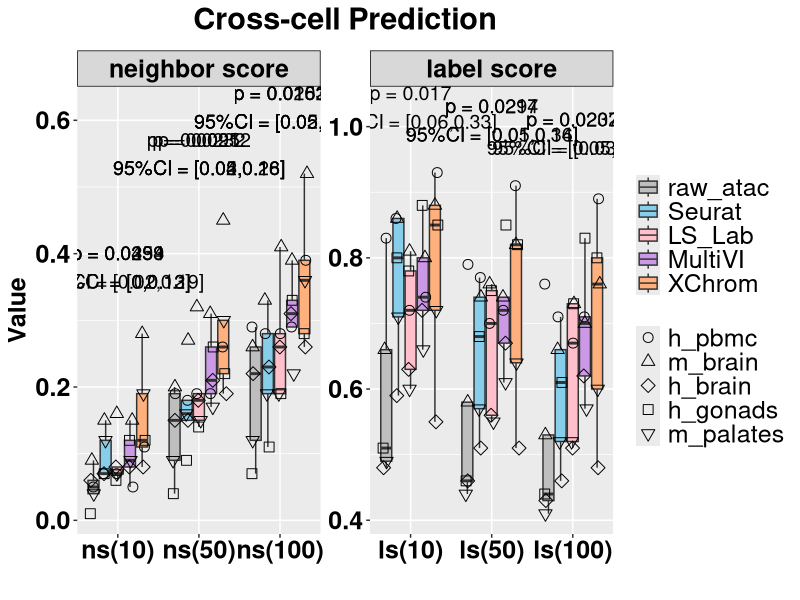
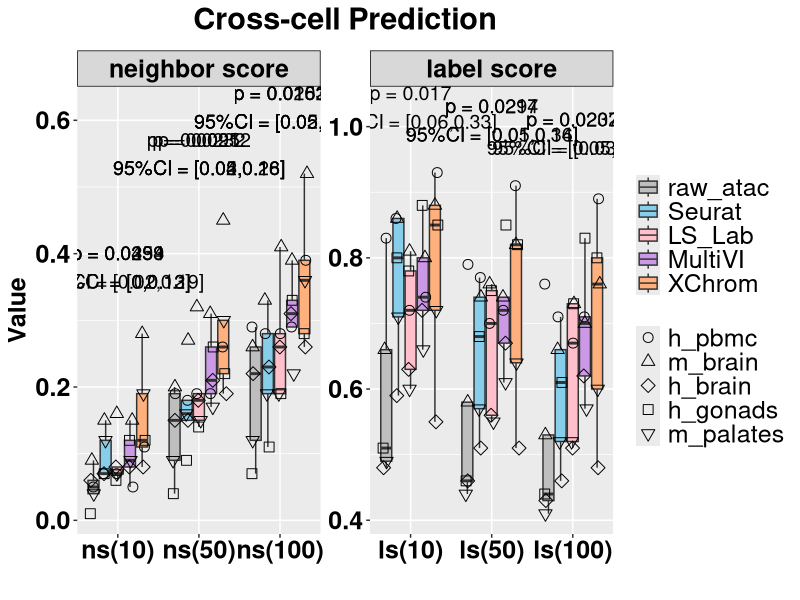

These charts were generated, in order, by the following R code:
library(ggplot2)
library(readr)
library(dplyr)
library(tidyr)
df <- read_csv('intra_method_nsls100.csv')

# Convert Metric & Method & Dataset to factor and specify the order
df$Metric <- factor(df$Metric, levels = c("ns(10)", "ns(50)", "ns(100)", 
                                          "ls(10)", "ls(50)", "ls(100)"))
df$Method <- factor(df$Method, levels = c('raw_atac',"Seurat", "LS_Lab", "MultiVI", "XChrom"))
df$Dataset<-factor(df$Dataset, levels = c("h_pbmc","m_brain","h_brain",'h_gonads','m_palates'))

######################################
# Add 2 new column to group NS(k=10,50,100) and LS(k=10,50,100),respectively
df <- df %>%
  mutate(MetricType = ifelse(grepl("ns", Metric), "neighbor score", "label score"))%>%
  mutate(MetricType = factor(MetricType, levels = c("neighbor score", "label score")))

# Count each facet type
metric_counts <- df %>%
  group_by(MetricType) %>%
  summarise(count = n(), .groups = "drop")

#################################### facet ######################################
y_pos <- df %>% 
  group_by(Metric) %>% 
  summarise(max_val = max(Value))

# Obtain all the methods that need to be compared (excluding XChrom itself)
other_methods <- unique(df$Method[df$Method != "XChrom"])

# Extract the data of XChrom as the benchmark
xchrom_data <- df %>% 
  filter(Method == "XChrom") %>% 
  select(Dataset, Metric, MetricType, Value_XChrom = Value)

# Generate comparative data
comparison_data <- df %>%
  filter(Method != "XChrom") %>% 
  inner_join(xchrom_data, by = c("Dataset", "Metric", "MetricType")) %>%
  mutate(diff = Value_XChrom - Value)

# Calculate statistical results
annotation_df <- comparison_data %>%
  group_by(Metric, Method) %>%  # Group by Metric & Method
  summarise(
    mean_diff = mean(diff, na.rm = TRUE),
    se_diff = sd(diff, na.rm = TRUE) / sqrt(n()),
    lower_ci = mean_diff - qt(0.975, df = n()-1) * se_diff,
    upper_ci = mean_diff + qt(0.975, df = n()-1) * se_diff,
    p_value = t.test(Value_XChrom, Value, paired = TRUE)$p.value,
    .groups = "drop"
  ) %>%
  mutate(
    p_value_label = ifelse(p_value < 0.05,
                           paste0("p = ", signif(p_value, digits = 3)),
                           NA_character_)
  ) %>%
  # Merge the MetricType and Y-axis position information
  left_join(distinct(df, Metric, MetricType), by = "Metric") %>% 
  left_join(
    df %>% group_by(Metric) %>% summarise(max_val = max(Value)),
    by = "Metric"
  ) %>% 
  mutate(y_position = ifelse(p_value < 0.05, max_val + 0.1, NA_real_))


ggplot(df, aes(x = Metric, y = Value,)) +
  geom_boxplot(aes(group = interaction(Metric, Method), fill = Method), 
               alpha = 1, outlier.shape = NA) + 
  geom_jitter(
    aes(group = interaction(Metric, Method), shape = Dataset),
    position = position_jitterdodge(
      jitter.width = 0.2,  
      dodge.width = 0.8    
    ),size = 3,alpha = 1,color = "black",#stroke = 0.5
  )+
  scale_fill_manual(values = c('raw_atac' = 'grey', "Seurat" = "skyblue", 'LS_Lab' = "pink",
                               'MultiVI' = '#CC99E6', "XChrom" = "#FFB07C")) + 
  scale_shape_manual(
    values = c(
      "h_pbmc" = 1,   
      "m_brain" = 2,    
      "h_brain" = 5,    
      "h_gonads" = 0,   
      "m_palates" = 6   
    ))+
  scale_x_discrete(expand = expansion(add = c(0.5, 0.5))) +  
  guides(shape = guide_legend(order = 2), fill = guide_legend(order = 1)) + 
  facet_wrap(~MetricType, scales = "free")+
  theme_set(theme_bw())+
  # theme_minimal() +
  theme(
    axis.text.x = element_text(angle = 0, hjust = 0.5, size = 18, face = "bold", color = "black", margin = margin(t =2)),
    axis.text.y = element_text(size = 18, face = "bold", color = "black"),
    axis.title = element_text(size = 18, color = "black", face = "bold"),
    legend.title = element_blank(),
    plot.title = element_text(hjust = 0.5, size = 22, face = "bold",margin = margin(b = 10)),
    legend.text = element_text(size = 18),
    strip.background = element_rect(fill = rgb(0.5, 0.5, 0.5, 0.3),color = "black", size = 0.5), 
    strip.text = element_text(size = 18, face = "bold", color = "black"),  
    strip.text.x = element_text(size = 18, face = "bold",color = "black"), 
  ) +
  labs(title = "Cross-cell Prediction", x = "", y = "Value") +
  geom_text(
    data = annotation_df[annotation_df$p_value<0.05,],
    aes(x = Metric, y = y_position,group = MetricType,  
        label = paste0(p_value_label, "\n95%CI = [",
                       round(lower_ci, 2), ",",
                       round(upper_ci, 2), "]")),
    inherit.aes = FALSE,size = 5,
    color = "black",hjust = 0.5)



ggsave("intra_method_nsls_box.pdf", plot = last_plot(), 
       width = 20, height = 8, units = "in")
